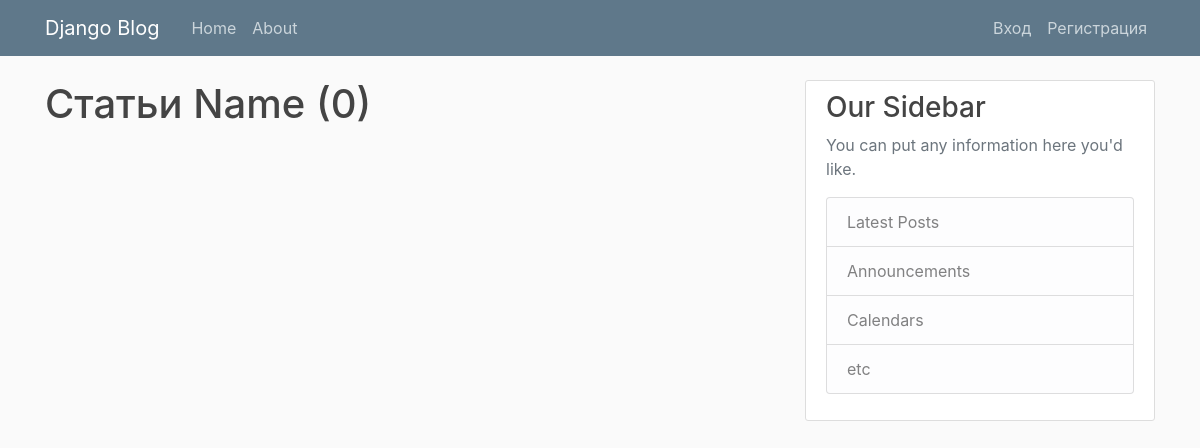
Page /user/Name on the earlier database version.
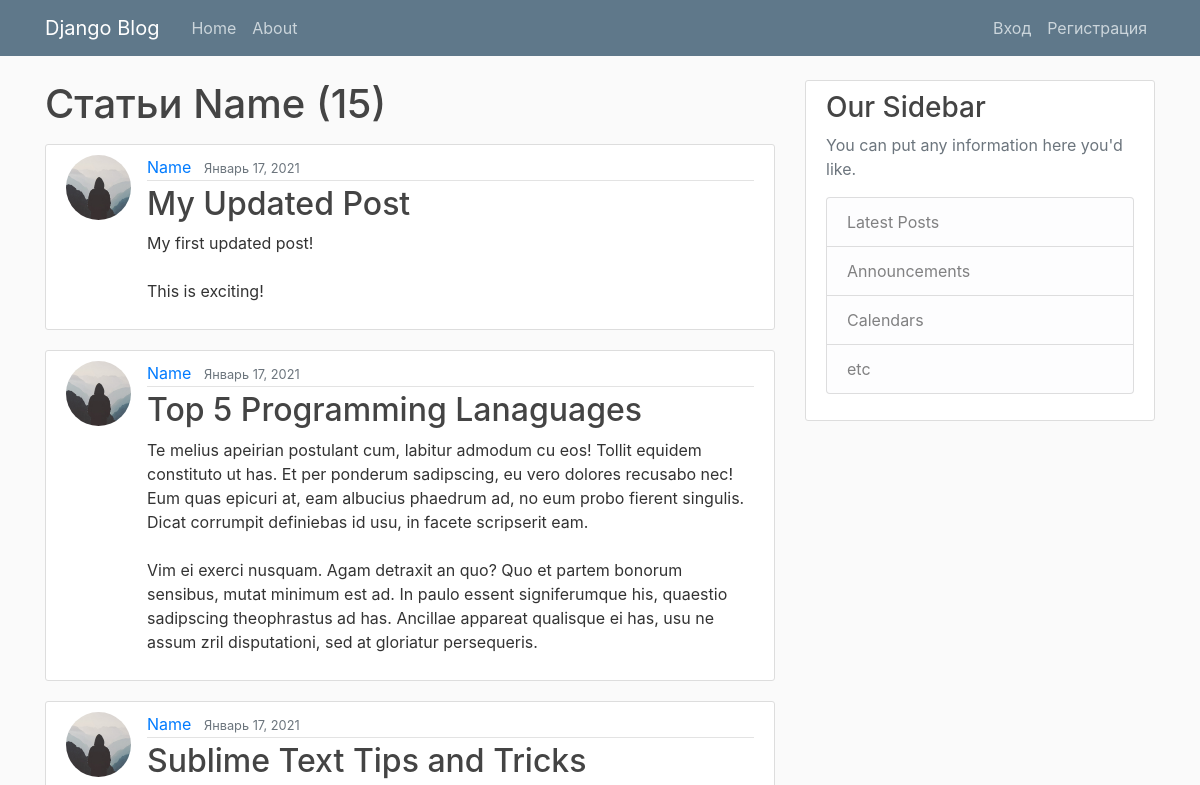
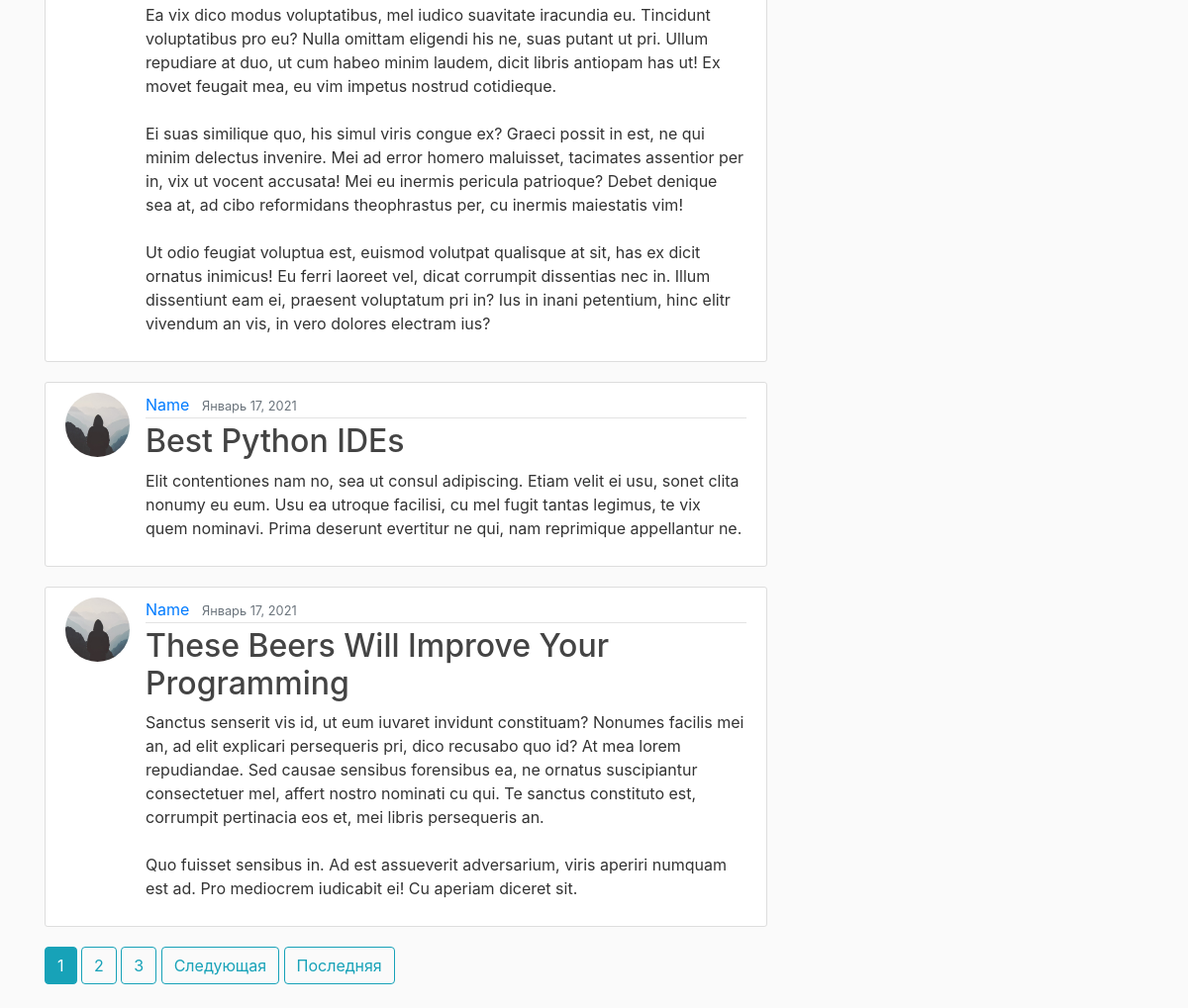
Same page on the later database version (2 pictures, top to bottom).
### blog/models.py (models this page shows, shortened)
class Post(models.Model):
    title = models.CharField(max_length=100, verbose_name='Заголовок')
    content = models.TextField(verbose_name='Содержание')
    date_posted = models.DateField(default=timezone.now)
    author = models.ForeignKey(User, on_delete=models.CASCADE)

### users/models.py (models this page shows, shortened)
class Profile(models.Model):
    user = models.OneToOneField(User, on_delete = models.CASCADE)
    image = models.ImageField(default = 'default.jpg', upload_to = 'profile_pics')

### blog/views.py (the view)
# urls.py: path('user/<str:username>', UserPostListView.as_view(), name='user-posts'),
class UserPostListView(ListView):
    model = Post
    template_name = 'blog/user_post.html'  # <app>/<model>_<viewtype>.html
    context_object_name = 'posts'
    paginate_by = 5 # 5 сообщений на странице
    def get_queryset(self):
        user = get_object_or_404(User, username = self.kwargs.get('username'))
        return Post.objects.filter(author = user).order_by('-date_posted')

### blog/templates/blog/user_post.html (shortened to what this page needs)
{% extends "blog/base.html" %}
{% block content %}
    <h1 class="mb-3">Статьи {{ view.kwargs.username }} ({{ page_obj.paginator.count }})</h1>
    {% for post in posts %}
        <article class="media content-section">
            <img class="rounded-circle article-img" src="{{ post.author.profile.image.url }}">
            <div class="media-body">
            <div class="article-metadata">
                <a class="mr-2" href="{% url 'user-posts' post.author.username %}">{{ post.author }}</a>
                <small class="text-muted">{{ post.date_posted|date:"F d, Y" }}</small>
            </div>
            <h2><a class="article-title" href="{% url 'post-detail' post.id %}">{{ post.title }}</a></h2>
            <p class="article-content">{{ post.content }}</p>
            </div>
        </article>
    {% endfor %}
    {% if is_paginated %}
      {% for num in page_obj.paginator.page_range %}
        {% if page_obj.number == num %}
          <a class="btn btn-info mb-4" href="?page={{ num }}">{{ num }}</a>
        {% elif num > page_obj.number|add:'-3' and num < page_obj.number|add:'3' %}
          <a class="btn btn-outline-info mb-4" href="?page={{ num }}">{{ num }}</a>
        {% endif %}
      {% endfor %}
      {% if page_obj.has_next %}
        <a class="btn btn-outline-info mb-4" href="?page={{ page_obj.next_page_number }}">Следующая</a>
        <a class="btn btn-outline-info mb-4" href="?page={{ page_obj.paginator.num_pages }}">Последняя</a>
      {% endif %}
    {% endif %}
{% endblock content %}

### blog/templates/blog/base.html (shortened to what this page needs)
{% load static %}
<!DOCTYPE html>
<html>
    <head>
        <link rel="stylesheet" href="https://stackpath.bootstrapcdn.com/bootstrap/4.5.2/css/bootstrap.min.css">
        <link rel="stylesheet" type="text/css" href="{% static 'blog/main.css' %}">
    </head>
<body>
    <header class="site-header">
        <nav class="navbar navbar-expand-md navbar-dark bg-steel fixed-top">
          <div class="container">
            <a class="navbar-brand mr-4" href="{% url 'blog-home' %}">Django Blog</a>
            <div class="collapse navbar-collapse" id="navbarToggle">
              <div class="navbar-nav mr-auto">
                <a class="nav-item nav-link" href="{% url 'blog-home' %}">Home</a>
                <a class="nav-item nav-link" href="{% url 'blog-about' %}">About</a>
              </div>
              <div class="navbar-nav">
                {% if user.is_authenticated %}
                  <a class="nav-item nav-link" href="{% url 'post-create' %}">Новая публикация</a>
                  <a class="nav-item nav-link" href="{% url 'profile' %}">Профиль</a>
                  <a class="nav-item nav-link" href="{% url 'logout' %}">Выход</a>
                {% else %}
                  <a class="nav-item nav-link" href="{% url 'login' %}">Вход</a>
                  <a class="nav-item nav-link" href="{% url 'register' %}">Регистрация</a>
                {% endif %}
              </div>
            </div>
          </div>
        </nav>
      </header>
      <main role="main" class="container">
        <div class="row">
          <div class="col-md-8">
            {% block content %}{% endblock %}
          </div>
          <div class="col-md-4">
            <div class="content-section">
              <h3>Our Sidebar</h3>
              <p class='text-muted'>You can put any information here you'd like.
                <ul class="list-group">
                  <li class="list-group-item list-group-item-light">Latest Posts</li>
                  <li class="list-group-item list-group-item-light">Announcements</li>
                  <li class="list-group-item list-group-item-light">Calendars</li>
                  <li class="list-group-item list-group-item-light">etc</li>
                </ul>
              </p>
            </div>
          </div>
        </div>
      </main>
</body>
</html>

### blog/static/blog/main.css (style rules this page uses)
body { background: #fafafa; color: #333333; margin-top: 5rem; }
h1, h2, h3, h4, h5, h6 { color: #444444; }
ul { margin: 0; }
.bg-steel { background-color: #5f788a; }
.site-header .navbar-nav .nav-link { color: #cbd5db; }
.content-section { background: #ffffff; padding: 10px 20px; border: 1px solid #dddddd; border-radius: 3px; margin-bottom: 20px; }
.article-title { color: #444444; }
.article-content { white-space: pre-line; }
.article-img { height: 65px; width: 65px; margin-right: 16px; }
.article-metadata { padding-bottom: 1px; margin-bottom: 4px; border-bottom: 1px solid #e3e3e3 }

Differences in the rows shown:
added Post: author.profile.image (placeholder picture), author "Name", date_posted "Январь 17, 2021", title "My Updated Post", content "My first updated post! This is exciting!"
added Post: author.profile.image (placeholder picture), author "Name", date_posted "Январь 17, 2021", title "Top 5 Programming Lanaguages", content "Te melius apeirian postulant cum, labitur admodum cu eos! Tollit equidem constituto ut has. Et per ponderum sadipscing, eu vero dolores recusabo nec! Eum quas epicuri at, eam albucius phaedrum ad, no eum probo fierent singulis. Dicat corrumpit definiebas id usu, in facete scripserit eam. Vim ei exerci nusquam. Agam detraxit an quo? Quo et partem bonorum sensibus, mutat minimum est ad. In paulo essent signiferumque his, quaestio sadipscing theophrastus ad has. Ancillae appareat qualisque ei has, usu ne assum zril disputationi, sed at gloriatur persequeris."
added Post: author.profile.image (placeholder picture), author "Name", date_posted "Январь 17, 2021", title "Sublime Text Tips and Tricks", content "Ea vix dico modus voluptatibus, mel iudico suavitate iracundia eu. Tincidunt voluptatibus pro eu? Nulla omittam eligendi his ne, suas putant ut pri. Ullum repudiare at duo, ut cum habeo minim laudem, dicit libris antiopam has ut! Ex movet feugait mea, eu vim impetus nostrud cotidieque. Ei suas similique quo, his simul viris congue ex? Graeci possit in est, ne qui minim delectus invenire. Mei ad error homero maluisset, tacimates assentior per in, vix ut vocent accusata! Mei eu inermis pericula patrioque? Debet denique sea at, ad cibo reformidans theophrastus per, cu inermis maiestatis vim! Ut odio feugiat voluptua est, euismod volutpat qualisque at sit, has ex dicit ornatus inimicus! Eu…"
added Post: author.profile.image (placeholder picture), author "Name", date_posted "Январь 17, 2021", title "Best Python IDEs", content "Elit contentiones nam no, sea ut consul adipiscing. Etiam velit ei usu, sonet clita nonumy eu eum. Usu ea utroque facilisi, cu mel fugit tantas legimus, te vix quem nominavi. Prima deserunt evertitur ne qui, nam reprimique appellantur ne."
added Post: author.profile.image (placeholder picture), author "Name", date_posted "Январь 17, 2021", title "These Beers Will Improve Your Programming", content "Sanctus senserit vis id, ut eum iuvaret invidunt constituam? Nonumes facilis mei an, ad elit explicari persequeris pri, dico recusabo quo id? At mea lorem repudiandae. Sed causae sensibus forensibus ea, ne ornatus suscipiantur consectetuer mel, affert nostro nominati cu qui. Te sanctus constituto est, corrumpit pertinacia eos et, mei libris persequeris an. Quo fuisset sensibus in. Ad est assueverit adversarium, viris aperiri numquam est ad. Pro mediocrem iudicabit ei! Cu aperiam diceret sit."
Other differences:
{{ page_obj.paginator.count }}: "0" → "15"
new list line: "1"
new list line: "2"
new list line: "3"
text now shown: "Следующая Последняя"
